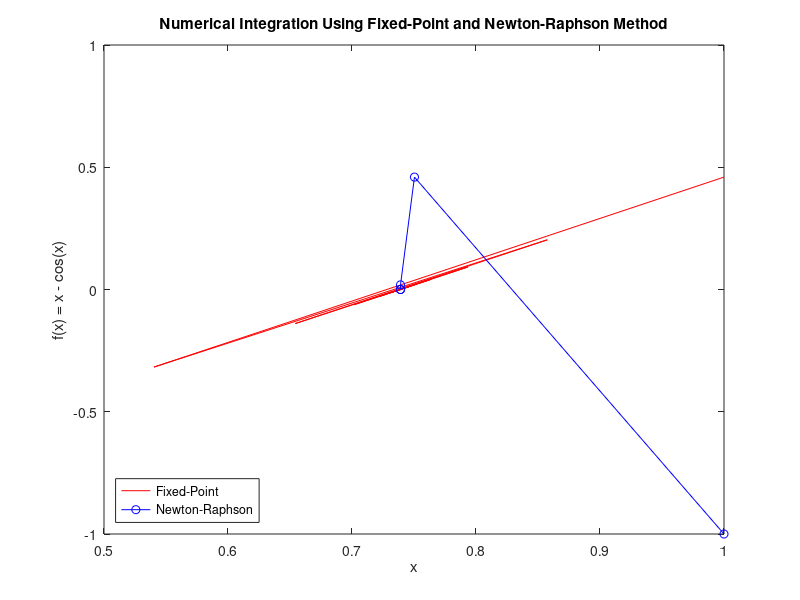

Write the MATLAB code that produced this figure.
% Numerical Integration Using Fixed-Point Iteration and Newton-Raphson Method
% f(x) = x - cos(x)

clear; clc; close all;

%% Variables
iter_fp = 0; iter_nr = 0;             % iteration counter for fixed-point and Newton-Raphson
iterlim_fp = 100; iterlim_nr = 100;   % maximum number of iterations for fixed-point and Newton-Raphson
elim_fp = 1e-6; elim_nr = 1e-6;       % error tolerance for fixed-point and Newton-Raphson
x0_fp = 0; x0_nr = 0;                 % initial guess for fixed-point and Newton-Raphson
x_fp = x0_fp; x_nr = x0_nr;           % current approximation
e_fp = 1e20; e_nr = 1e20;             % initialize error to a large number

%% Fixed-point iteration loop
fprintf('Resolution by Fixed-point theorem\n');
pt_xt = zeros(1, iter_fp);            % x initialized as empty array
pt_fxt = zeros(1, iter_fp);           % f(x) initialized as empty array

while (e_fp > elim_fp) && (iter_fp < iterlim_fp)
    % fixed point method: x = g(x) = cos(x)
    xnew = cos(x_fp);                 % g_function(x) = cos(x)
    e_fp = abs(xnew - x_fp);             % compute absolute error
    x_fp = xnew;                      % update the approximation
    iter_fp = iter_fp + 1;            % increment the iteration counter

    pt_xt(iter_fp)= x_fp;             % store the x value
    pt_fxt(iter_fp) = x_fp - cos(x_fp);

    fprintf('iter %d: x = %.8f, e = %.8e\n', iter_fp, x_fp, e_fp);
end
fprintf('The fixed point is approximately x = %.8f\n', x_fp);

%% Newton Raphson iteration loop

fprintf('\nResolution by Netwon Raphson Method\n');
nr_xt = zeros(1, iter_nr);  nr_fxt = zeros(1, iter_nr);    % x and f(x) initialized as empty array

while ((e_nr > elim_nr) && (iter_nr < iterlim_nr))
    f = x_nr - cos(x_nr);            % f(x) = x - cos(x)
    df = 1 + sin(x_nr);              % f'(x) = 1 + sin(x) differentiating f(x)
    if df ~= 0
        xnew = x_nr - (f/df);        % Newton-Raphson formula
    else
        fprintf('df = 0, end of iterations\n');
        break
    end

    e_nr = abs(xnew - x_nr);
    x_nr = xnew;
    iter_nr = iter_nr + 1;

    nr_xt(iter_nr) = x_nr;
    nr_fxt(iter_nr) = f;

    fprintf('iter %d: x = %.6f, e = %.5e\n', iter_nr, x_nr, e_nr);
end

%% Plot the graphs
plot(pt_xt, pt_fxt, '-r')
hold;
plot(nr_xt, nr_fxt, 'o-b')
ylabel('f(x) = x - cos(x)')
xlabel('x')
legend('Fixed-Point', 'Newton-Raphson','Location','southwest')
title('Numerical Integration Using Fixed-Point and Newton-Raphson Method')